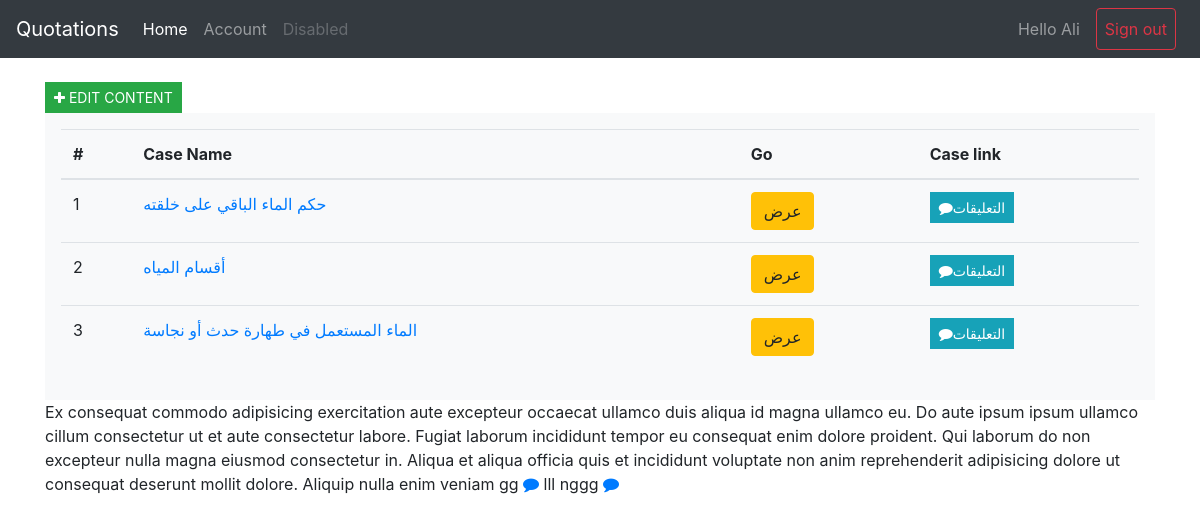
/content.php?id=6 (signed in), run on the app's committed database.
### tables this page shows
CREATE TABLE `cases` (
  `case_id` int(6) NOT NULL,
  `case_name` tinytext NOT NULL,
  `case_section` int(5) NOT NULL,
  `case_description` tinytext DEFAULT NULL,
  `case_date` datetime NOT NULL DEFAULT current_timestamp() ON UPDATE current_timestamp()
);

CREATE TABLE `content` (
  `content_id` int(10) NOT NULL,
  `content_section` int(5) NOT NULL,
  `content_sayer` int(5) NOT NULL,
  `content_by` int(10) NOT NULL,
  `content_content` text NOT NULL,
  `content_case` tinytext NOT NULL,
  `content_case_description` tinytext NOT NULL,
  `content_source` tinytext NOT NULL,
  `content_visible` bit(1) DEFAULT b'1',
  `content_date` datetime NOT NULL DEFAULT current_timestamp() ON UPDATE current_timestamp()
);

### classes/dbh_class.php (called while the page is built)
<?php
class Dbh
{
    private $host = 'localhost';
    private $user = 'root';
    private $pwd = '';
    private $dbname = 'websitedb';
    protected function connect()
    {
        $dsn = 'mysql:host=' . $this->host . ';dbname=' . $this->dbname;
        try {
            $pdo = new PDO($dsn, $this->user,$this->pwd);
       } catch (\PDOException $e) {
            throw new \PDOException($e->getMessage(), (int)$e->getCode());
       }
        $pdo->setAttribute(PDO::ATTR_DEFAULT_FETCH_MODE, PDO::FETCH_ASSOC);
        return $pdo;
    }
}

### classes/content_class.php (called while the page is built, shortened)
<?php
class Content extends Dbh {
    protected function get_content($content_section)
    {
        $sql = "SELECT * FROM content WHERE content_section=?;";
        $stmt = $this->connect()->prepare($sql);
        $stmt->execute([$content_section]);
        return $stmt->fetchAll();
    }
    protected function get_cases($case_section)
    {
        $sql = "SELECT * FROM cases WHERE case_section=?;";
        $stmt = $this->connect()->prepare($sql);
        $stmt->execute([$case_section]);
        return $stmt->fetchAll();
    }
}

### classes/contentview_class.php (the view, shortened to what this page needs)
<?php
class ContentView extends Content {
    private function is_authorized()
    {
      if (isset($_SESSION['userid']) && $_SESSION['userlevel'] >= 4){
        return true;
      }
      return false;
    }
    public function edit_button()
    {
      if ($this->is_authorized()){
        echo '<a href="content_editor.php?id='.$_GET['id'].'" class="btn btn-success btn-sm rounded-0" type="button" data-toggle="tooltip" data-placement="top" title="Edit"><i class="fa fa-plus"></i> EDIT CONTENT</a>';
      }
    }
    public function show_content()
    {
        $content_result = $this->get_content($_GET['id']);
        $cases_result = $this->get_cases($_GET['id']);
            echo '
            <div class="overflow-auto p-3 bg-light" style="max-height: 300px;">
            <table class="table">
            <thead>
              <tr>
                <th>#</th>
                <th>Case Name</th>
                <th>Go</th>
                <th>Case link</th>
              </tr>
            </thead>
            <tbody>';
            foreach ($cases_result as $row){
                echo '
              <tr>
                <td>'.$row ["case_id"].'</td>
                <td><a href="#case-'.$row ["case_id"].'">'.$row ["case_name"].'</a></td>
                <td><button type="button" class="btn btn-warning" onclick="case_search(\'cupidatat nulla elit cupidatat\')">عرض</button></td>
                <td><a href="thread.php?id='.$row ["case_id"].'" class="btn btn-info btn-sm rounded-0" type="button" data-toggle="tooltip" data-placement="top" title="Comments"><i class="fa fa-comment"></i>التعليقات</a></td>
              </tr>';
            }
            echo '</tbody>
            </table>
            </div> <p>';
            foreach ($content_result as $row){
            echo ' '.$row ["content_content"].' <a href="thread.php?id='.$row ["content_id"].'"><span class="fa fa-comment"></span></a>';
            }
            echo '</p>';
    }
}

### data on the page
cases: case_id "1", case_name "حكم الماء الباقي على خلقته"
cases: case_id "2", case_name "أقسام المياه"
cases: case_id "3", case_name "الماء المستعمل في طهارة حدث أو نجاسة"
content: content_content "Ex consequat commodo adipisicing exercitation aute excepteur occaecat ullamco duis aliqua id magna ullamco eu. Do aute ipsum ipsum ullamco cillum consectetur ut et aute consectetur labore. Fugiat laborum incididunt tempor eu consequat enim dolore proident. Qui laborum do non excepteur nulla magna eiusmod consectetur in. Aliqua et aliqua officia quis et incididunt voluptate non anim reprehenderit adipisicing dolore ut consequat deserunt mollit dolore. Aliquip nulla enim veniam gg"
content: content_content "lll nggg"

### other printed values
$_SESSION['username'] "Ali"
